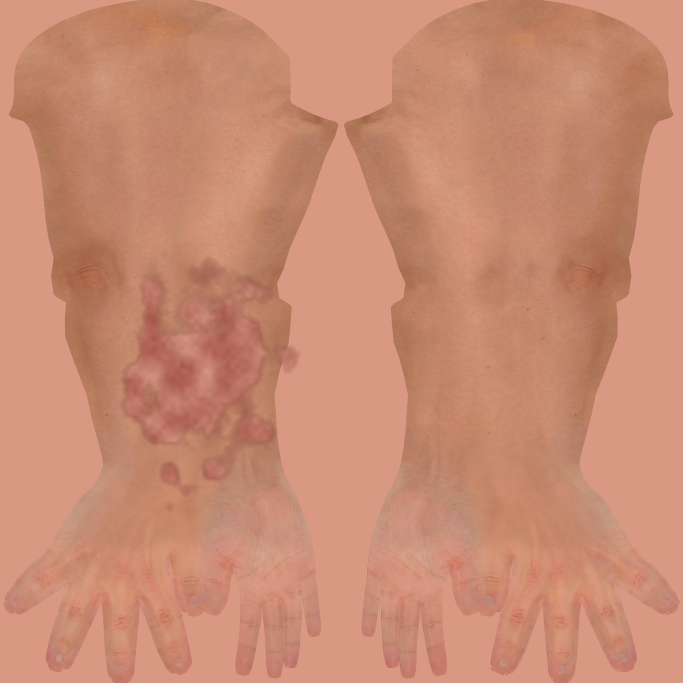
#> input picture data/arm_burn.png, 2048 x 2048 px (shown at 1/3 size)
$ python paint_burn_scar.py ../data/arm_burn.png ../data/arm_burn.png
#> lines starting #> are read from the running program, lines starting #| are printed output that depends on the picture
# Paint an old burn scar on the forearm of a CC5 arm diffuse texture (2048, both arms side by side).
# usage: python paint_burn_scar.py <arm_diffuse.png> <out.png> [cx cy rx ry]  (pixels, default = left strip forearm)
import sys
import numpy as np
from PIL import Image, ImageFilter

src, dst = sys.argv[1], sys.argv[2]
cx, cy, rx, ry = (map(float, sys.argv[3:7]) if len(sys.argv) >= 7 else (600, 1130, 230, 300))
im = np.asarray(Image.open(src).convert("RGB")).astype(np.float32)
h, w, _ = im.shape
#> h = 2048; w = 2048
rng = np.random.default_rng(7)


def noise(scale):
    n = rng.random((h // scale + 2, w // scale + 2)).astype(np.float32)
    return np.asarray(Image.fromarray((n * 255).astype(np.uint8)).resize((w, h), Image.BICUBIC)).astype(np.float32) / 255


yy, xx = np.mgrid[0:h, 0:w].astype(np.float32)
d = np.sqrt(((xx - cx) / rx) ** 2 + ((yy - cy) / ry) ** 2)
edge = 1.0 - d + (noise(64) - 0.5) * 0.9 + (noise(16) - 0.5) * 0.15   # ragged outline
mask = np.clip(edge * 4, 0, 1)
mask = np.asarray(Image.fromarray((mask * 255).astype(np.uint8)).filter(ImageFilter.GaussianBlur(3))).astype(np.float32) / 255
rim = np.clip(1 - np.abs(edge) * 3.5, 0, 1) * (edge > -0.15)            # darker band at the border

mott = noise(56) * 0.75 + noise(14) * 0.25                                # uneven scar tissue
pink = np.array([168, 86, 74], np.float32)
pale = np.array([214, 150, 132], np.float32)
dark = np.array([96, 52, 42], np.float32)
scar = pink[None, None] * (1 - mott[..., None]) + pale[None, None] * mott[..., None]
scar = scar * (1 - 0.6 * rim[..., None]) + dark[None, None] * 0.6 * rim[..., None]
lum = im.mean(axis=2, keepdims=True) / max(im.mean(), 1)               # keep pores / folds from the skin
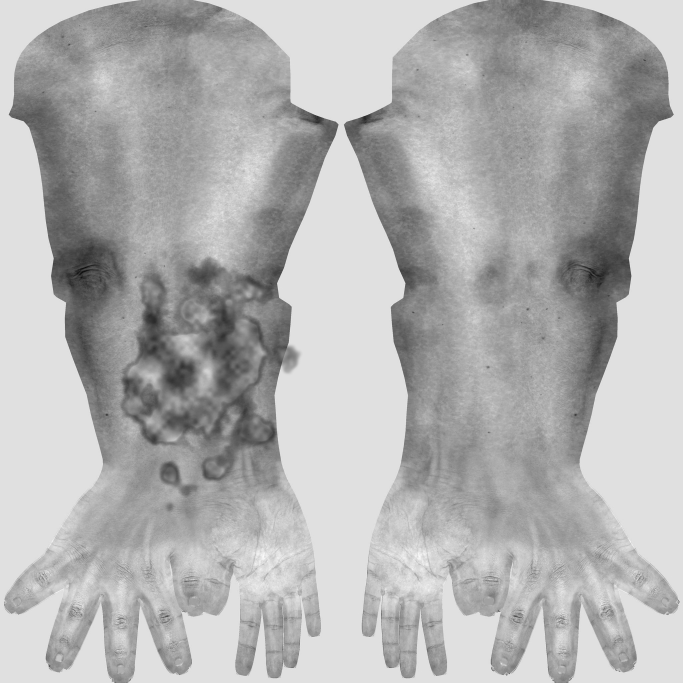
#> lum: shape (2048, 2048, 1) float32 (shown at 1/3 size); min 0.63, max 1.16, mean 1; drawn with min black and max white
scar = np.clip(scar * (0.75 + 0.25 * lum), 0, 255)
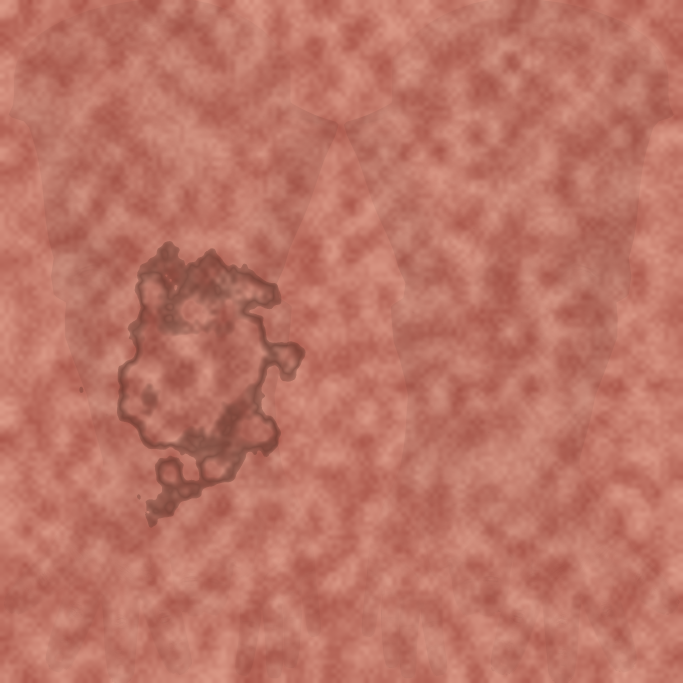
#> scar: shape (2048, 2048, 3) float32 (shown at 1/3 size); mean R, G, B 189.4, 117.1, 102.2
out = im * (1 - mask[..., None] * 0.92) + scar * mask[..., None] * 0.92
Image.fromarray(out.astype(np.uint8)).save(dst)
print("saved", dst)
